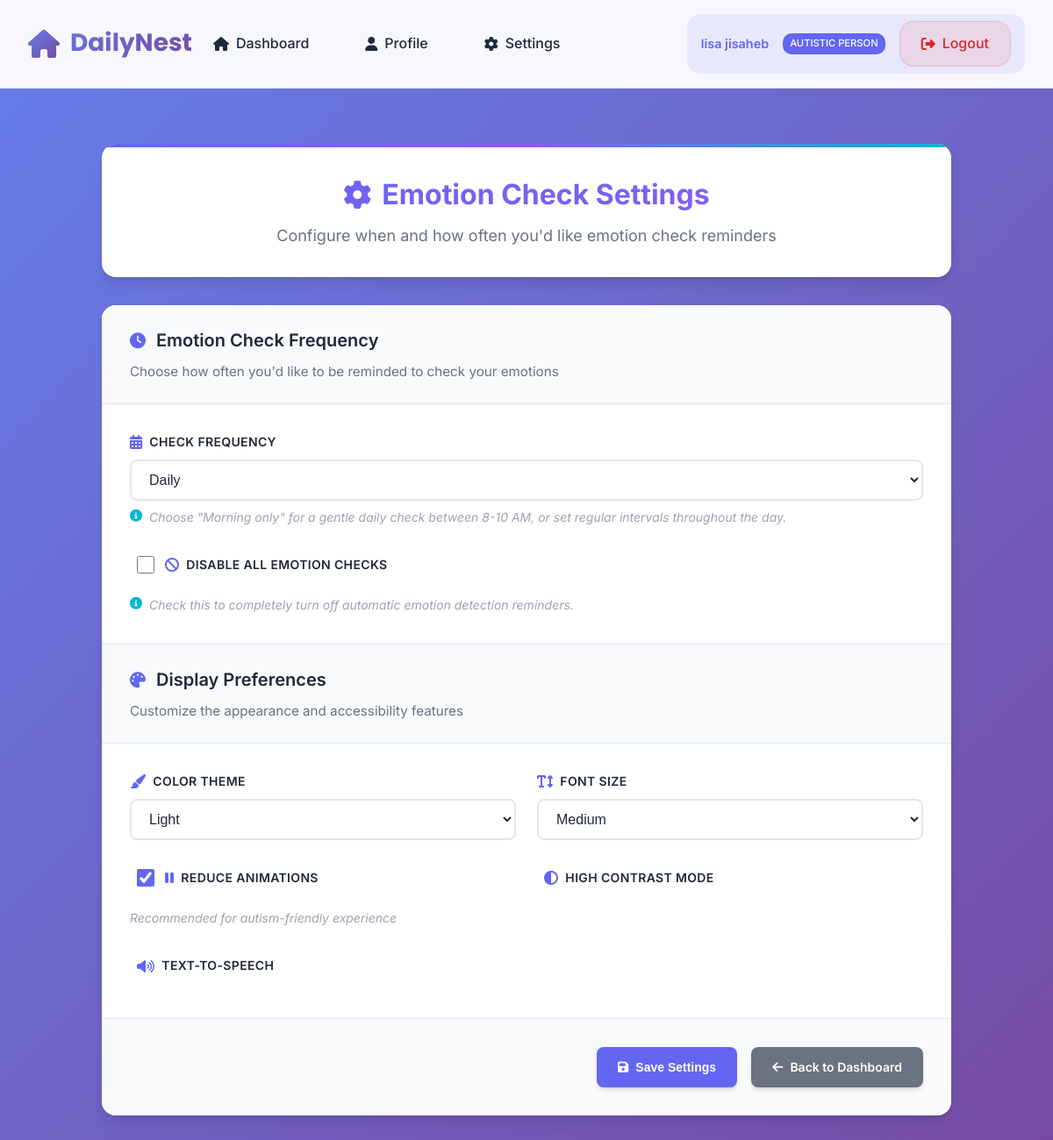
Screenshot of /settings/emotion/ (signed in) with the database file from the repository.
### DailyNest/models.py (models this page shows, shortened)
class CustomUser(AbstractUser):
    ROLE_CHOICES = [
        ('admin', 'Admin'),
        ('autistic_person', 'Autistic Person'),
    ]
    name = models.CharField(max_length=150, help_text="Full name of the user")
    email = models.EmailField(unique=True, help_text="Email address for login")
    role = models.CharField(max_length=20, choices=ROLE_CHOICES, default='autistic_person')
    created_at = models.DateTimeField(auto_now_add=True)
    is_email_verified = models.BooleanField(
        default=False,
        help_text="Whether the email has been verified"
    )
    email_verification_token = models.UUIDField(
        default=None,
        null=True,
        blank=True,
        editable=False,
        help_text="Token for email verification"
    )
    email_verification_sent_at = models.DateTimeField(
        null=True,
        blank=True,
        help_text="When the verification email was sent"
    )
    caregiver_pin = models.CharField(max_length=128, blank=True, null=True, help_text="6-digit PIN for caregiver mode access")
    caregiver_mode_enabled = models.BooleanField(default=False, help_text="Whether caregiver mode is set up")
    phone = models.CharField(max_length=20, blank=True, null=True, help_text="Phone number")
    date_of_birth = models.DateField(blank=True, null=True, help_text="Date of birth")
    address = models.TextField(blank=True, null=True, help_text="Home address")
    emergency_contact = models.CharField(max_length=150, blank=True, null=True, help_text="Emergency contact name")
    emergency_phone = models.CharField(max_length=20, blank=True, null=True, help_text="Emergency contact phone")
    bio = models.TextField(blank=True, null=True, help_text="Personal bio or notes")
    profile_picture = models.ImageField(upload_to='profile_pics/', blank=True, null=True, help_text="Profile picture")
    USERNAME_FIELD = 'email'
    REQUIRED_FIELDS = ['username', 'name']

class UserPreference(models.Model):
    THEME_CHOICES = [
        ('light', 'Light'),
        ('dark', 'Dark'),
        ('high-contrast', 'High Contrast'),
    ]
    FONT_SIZE_CHOICES = [
        ('small', 'Small'),
        ('medium', 'Medium'),
        ('large', 'Large'),
    ]
    EMOTION_CHECK_INTERVALS = [
        (0, 'Disabled'),
        (3, 'Every 3 hours'),
        (6, 'Every 6 hours'),
        (12, 'Every 12 hours'),
        (24, 'Daily'),
        (-1, 'Morning only (8-10 AM)'),
        (-2, 'Every login'),
    ]
    user = models.OneToOneField('CustomUser', on_delete=models.CASCADE, related_name='preferences')
    theme = models.CharField(max_length=20, choices=THEME_CHOICES, default='light')
    font_size = models.CharField(max_length=10, choices=FONT_SIZE_CHOICES, default='medium')
    reduce_animations = models.BooleanField(default=True)
    high_contrast_mode = models.BooleanField(default=False)
    text_to_speech = models.BooleanField(default=False)
    emotion_check_interval = models.IntegerField(
        choices=EMOTION_CHECK_INTERVALS,
        default=24,
        help_text="How often to prompt for emotion check"
    )
    skip_emotion_checks = models.BooleanField(
        default=False,
        help_text="Skip automatic emotion checks"
    )
    last_emotion_check = models.DateTimeField(
        null=True,
        blank=True,
        help_text="Last time emotion was checked"
    )
    created_at = models.DateTimeField(auto_now_add=True)
    updated_at = models.DateTimeField(auto_now=True)
    class Meta:
        verbose_name = 'User Preference'
        verbose_name_plural = 'User Preferences'

### DailyNest/views.py (the view)
# urls.py: path('settings/emotion/', views.emotion_settings, name='emotion_settings'),
@login_required
def emotion_settings(request):
    preference, created = UserPreference.objects.get_or_create(user=request.user)
    if request.method == 'POST':
        form = UserPreferenceForm(request.POST, instance=preference)
        if form.is_valid():
            form.save()
            messages.success(request, 'Your emotion check settings have been updated successfully!')
            return redirect('emotion_settings')
    else:
        form = UserPreferenceForm(instance=preference)
    return render(request, 'settings/emotion_settings.html', {
        'form': form,
        'preference': preference
    })

### DailyNest/forms.py
class UserPreferenceForm(forms.ModelForm):
    class Meta:
        model = UserPreference
        fields = ['theme', 'font_size', 'reduce_animations', 'emotion_check_interval', 'skip_emotion_checks']
        widgets = {
            'theme': forms.Select(attrs={'class': 'form-select'}),
            'font_size': forms.Select(attrs={'class': 'form-select'}),
            'reduce_animations': forms.CheckboxInput(attrs={'class': 'form-check-input'}),
            'emotion_check_interval': forms.Select(attrs={'class': 'form-select'}),
            'skip_emotion_checks': forms.CheckboxInput(attrs={'class': 'form-check-input'}),
        }
    def __init__(self, *args, **kwargs):
        super().__init__(*args, **kwargs)
        self.fields['emotion_check_interval'].help_text = 'How often to prompt for emotion checks'

### DailyNest/templates/settings/emotion_settings.html (shortened to what this page needs)
{% extends 'base.html' %}
{% block content %}
<div class="settings-container">
    <div class="settings-header">
        <h1><i class="fas fa-cog"></i> Emotion Check Settings</h1>
        <p>Configure when and how often you'd like emotion check reminders</p>
    </div>
    <div class="settings-form-container">
        <form method="post" class="settings-form">
            <div class="form-section">
                <div class="section-header">
                    <h3><i class="fas fa-clock"></i> Emotion Check Frequency</h3>
                    <p>Choose how often you'd like to be reminded to check your emotions</p>
                </div>
                <div class="form-grid">
                    <div class="form-group full-width">
                        <label for="{{ form.emotion_check_interval.id_for_label }}" class="form-label">
                            <i class="fas fa-calendar-alt"></i>Check Frequency
                        </label>
                        <div class="input-wrapper">
                            {{ form.emotion_check_interval }}
                        </div>
                        <div class="help-text">
                            <i class="fas fa-info-circle"></i>
                            <span>Choose "Morning only" for a gentle daily check between 8-10 AM, or set regular intervals throughout the day.</span>
                        </div>
                    </div>
                    <div class="form-group full-width">
                        <div class="checkbox-wrapper">
                            {{ form.skip_emotion_checks }}
                            <label for="{{ form.skip_emotion_checks.id_for_label }}" class="checkbox-label">
                                <i class="fas fa-ban"></i>Disable all emotion checks
                            </label>
                        </div>
                        <div class="help-text">
                            <i class="fas fa-info-circle"></i>
                            <span>Check this to completely turn off automatic emotion detection reminders.</span>
                        </div>
                    </div>
                </div>
            </div>
            <div class="form-section">
                <div class="section-header">
                    <h3><i class="fas fa-palette"></i> Display Preferences</h3>
                    <p>Customize the appearance and accessibility features</p>
                </div>
                <div class="form-grid">
                    <div class="form-group">
                        <label for="{{ form.theme.id_for_label }}" class="form-label">
                            <i class="fas fa-paint-brush"></i>Color Theme
                        </label>
                        <div class="input-wrapper">
                            {{ form.theme }}
                        </div>
                    </div>
                    <div class="form-group">
                        <label for="{{ form.font_size.id_for_label }}" class="form-label">
                            <i class="fas fa-text-height"></i>Font Size
                        </label>
                        <div class="input-wrapper">
                            {{ form.font_size }}
                        </div>
                    </div>
                    <div class="form-group">
                        <div class="checkbox-wrapper">
                            {{ form.reduce_animations }}
                            <label for="{{ form.reduce_animations.id_for_label }}" class="checkbox-label">
                                <i class="fas fa-pause"></i>Reduce Animations
                            </label>
                        </div>
                        <div class="help-text">
                            <span>Recommended for autism-friendly experience</span>
                        </div>
                    </div>
                    <div class="form-group">
                        <div class="checkbox-wrapper">
                            <label for="{{ form.high_contrast_mode.id_for_label }}" class="checkbox-label">
                                <i class="fas fa-adjust"></i>High Contrast Mode
                            </label>
                        </div>
                    </div>
                    <div class="form-group">
                        <div class="checkbox-wrapper">
                            <label for="{{ form.text_to_speech.id_for_label }}" class="checkbox-label">
                                <i class="fas fa-volume-up"></i>Text-to-Speech
                            </label>
                        </div>
                    </div>
                </div>
            </div>
            <div class="form-actions">
                <button type="submit" class="btn btn-primary">
                    <i class="fas fa-save"></i>
                    <span>Save Settings</span>
                </button>
                <a href="{% url 'dashboard' %}" class="btn btn-secondary">
                    <i class="fas fa-arrow-left"></i>
                    <span>Back to Dashboard</span>
                </a>
            </div>
        </form>
    </div>
</div>
{% endblock %}

### DailyNest/templates/base.html (shortened to what this page needs)
{% load static %}
<!DOCTYPE html>
<html lang="en">
<head>
    <link rel="stylesheet" href="https://cdnjs.cloudflare.com/ajax/libs/font-awesome/6.4.0/css/all.min.css">
</head>
<body data-theme="light" data-font-size="medium" data-reduce-animations="false">
    <nav class="navbar">
        <a href="/" class="navbar-brand">
            <i class="fas fa-home"></i>
            DailyNest
        </a>
        <div class="navbar-links">
            {% if user.is_authenticated %}
                <a href="/" class="nav-link">
                    <i class="fas fa-home"></i>
                    <span>Dashboard</span>
                </a>
                <a href="{% url 'profile' %}" class="nav-link">
                    <i class="fas fa-user"></i>
                    <span>Profile</span>
                </a>
                <a href="{% url 'emotion_settings' %}" class="nav-link">
                    <i class="fas fa-cog"></i>
                    <span>Settings</span>
                </a>
                <div class="user-menu">
                    <span class="user-greeting">{{ user.name }}</span>
                    <div class="user-role-badge">{{ user.get_role_display }}</div>
                    <a href="{% url 'logout' %}" class="nav-link logout-link">
                        <i class="fas fa-sign-out-alt"></i>
                        <span>Logout</span>
                    </a>
                </div>
            {% endif %}
        </div>
    </nav>
    <main class="main-content">
        <div class="container">
            {% block content %}{% endblock %}
        </div>
    </main>
</body>
</html>

### DailyNest/templates/base.html (style rules this page uses)
:root { --primary-gradient: linear-gradient(135deg, #667eea 0%, #764ba2 100%); --secondary-gradient: linear-gradient(135deg, #f093fb 0%, #f5576c 100%); --accent-gradient: linear-gradient(135deg, #4facfe 0%, #00f2fe 100%); --calm-blue: #6366f1; --soft-green: #10b981; --gentle-purple: #8b5cf6; --warm-orange: #f59e0b; --soothing-teal: #06b6d4; --bg-light: #f8fafc; --bg-dark: #0f172a; --surface-light: #ffffff; --surface-dark: #1e293b; --text-light: #1e293b; --text-dark: #f1f5f9; --focus-ring: 0 0 0 3px rgba(99, 102, 241, 0.3); --border-radius: 16px; --border-radius-lg: 24px; --transition: all 0.3s cubic-bezier(0.4, 0, 0.2, 1); --shadow-sm: 0 1px 2px 0 rgba(0, 0, 0, 0.05); --shadow-md: 0 4px 6px -1px rgba(0, 0, 0, 0.1), 0 2px 4px -1px rgba(0, 0, 0, 0.06); --shadow-lg: 0 10px 15px -3px rgba(0, 0, 0, 0.1), 0 4px 6px -2px rgba(0, 0, 0, 0.05); --shadow-xl: 0 20px 25px -5px rgba(0, 0, 0, 0.1), 0 10px 10px -5px rgba(0, 0, 0, 0.04); }
* { margin: 0; padding: 0; box-sizing: border-box; }
body { font-family: 'Inter', -apple-system, BlinkMacSystemFont, 'Segoe UI', Roboto, sans-serif; line-height: 1.6; color: var(--text-light); background: var(--bg-light); transition: var(--transition); overflow-x: hidden; }
body[data-font-size="medium"] { font-size: 16px; }
.navbar { position: fixed; top: 0; left: 0; right: 0; z-index: 1000; background: rgba(255, 255, 255, 0.95); backdrop-filter: blur(20px); border-bottom: 1px solid rgba(0, 0, 0, 0.1); padding: 1rem 2rem; display: flex; justify-content: space-between; align-items: center; transition: var(--transition); }
.navbar-brand { font-family: 'Poppins', sans-serif; font-size: 1.75rem; font-weight: 700; background: var(--primary-gradient); -webkit-background-clip: text; -webkit-text-fill-color: transparent; background-clip: text; display: flex; align-items: center; gap: 0.75rem; text-decoration: none; }
.navbar-brand i { background: var(--primary-gradient); -webkit-background-clip: text; -webkit-text-fill-color: transparent; background-clip: text; font-size: 2rem; }
.navbar-links { display: flex; gap: 1rem; align-items: center; flex: 1; justify-content: flex-end; }
.nav-link { text-decoration: none; color: var(--text-light); font-weight: 500; padding: 0.75rem 1.5rem; border-radius: var(--border-radius); display: flex; align-items: center; gap: 0.5rem; transition: var(--transition); position: relative; overflow: hidden; }
.nav-link::before { content: ''; position: absolute; top: 0; left: -100%; width: 100%; height: 100%; background: var(--primary-gradient); transition: var(--transition); z-index: -1; }
.user-menu { display: flex; align-items: center; gap: 1rem; padding: 0.5rem 1rem; background: rgba(99, 102, 241, 0.1); border-radius: var(--border-radius); margin-left: auto; }
.user-greeting { font-weight: 600; font-size: 0.9rem; color: var(--calm-blue); }
.user-role-badge { font-size: 0.7rem; padding: 0.2rem 0.5rem; background: var(--calm-blue); color: white; border-radius: 10px; text-transform: uppercase; font-weight: 500; white-space: nowrap; }
.logout-link { background: rgba(239, 68, 68, 0.1); color: #dc2626 !important; border: 1px solid rgba(239, 68, 68, 0.2); }
.checkbox-wrapper { display: flex; align-items: center; gap: 0.75rem; cursor: pointer; padding: 0.5rem; border-radius: var(--border-radius); transition: var(--transition); }
.checkbox-wrapper input[type="checkbox"] { width: 20px; height: 20px; accent-color: var(--calm-blue); cursor: pointer; }
.main-content { margin-top: 100px; min-height: calc(100vh - 100px); padding: 2rem; }
.container { max-width: 1200px; margin: 0 auto; }
.btn { padding: 1rem 2rem; border: none; border-radius: var(--border-radius); font-weight: 600; font-size: 1rem; cursor: pointer; transition: var(--transition); display: inline-flex; align-items: center; gap: 0.5rem; text-decoration: none; position: relative; overflow: hidden; }
.btn-primary { background: var(--primary-gradient); color: white; box-shadow: var(--shadow-md); }
.btn-secondary { background: var(--secondary-gradient); color: white; box-shadow: var(--shadow-md); }

### rows the page displays
CustomUser: name "lisa jisaheb", role "AUTISTIC PERSON"
UserPreference: emotion_check_interval "Daily", theme "Light", font_size "Medium", reduce_animations "☑"
